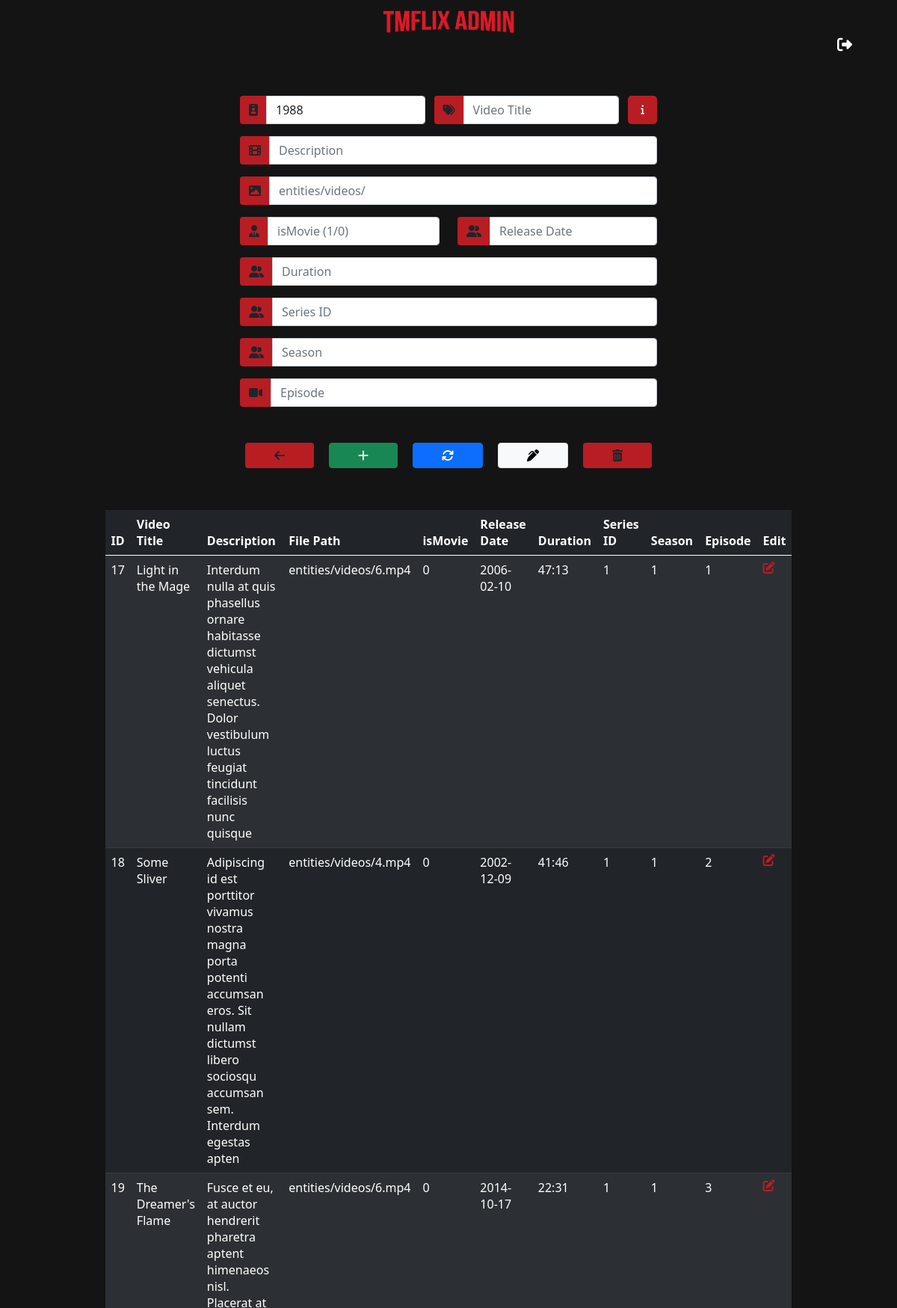
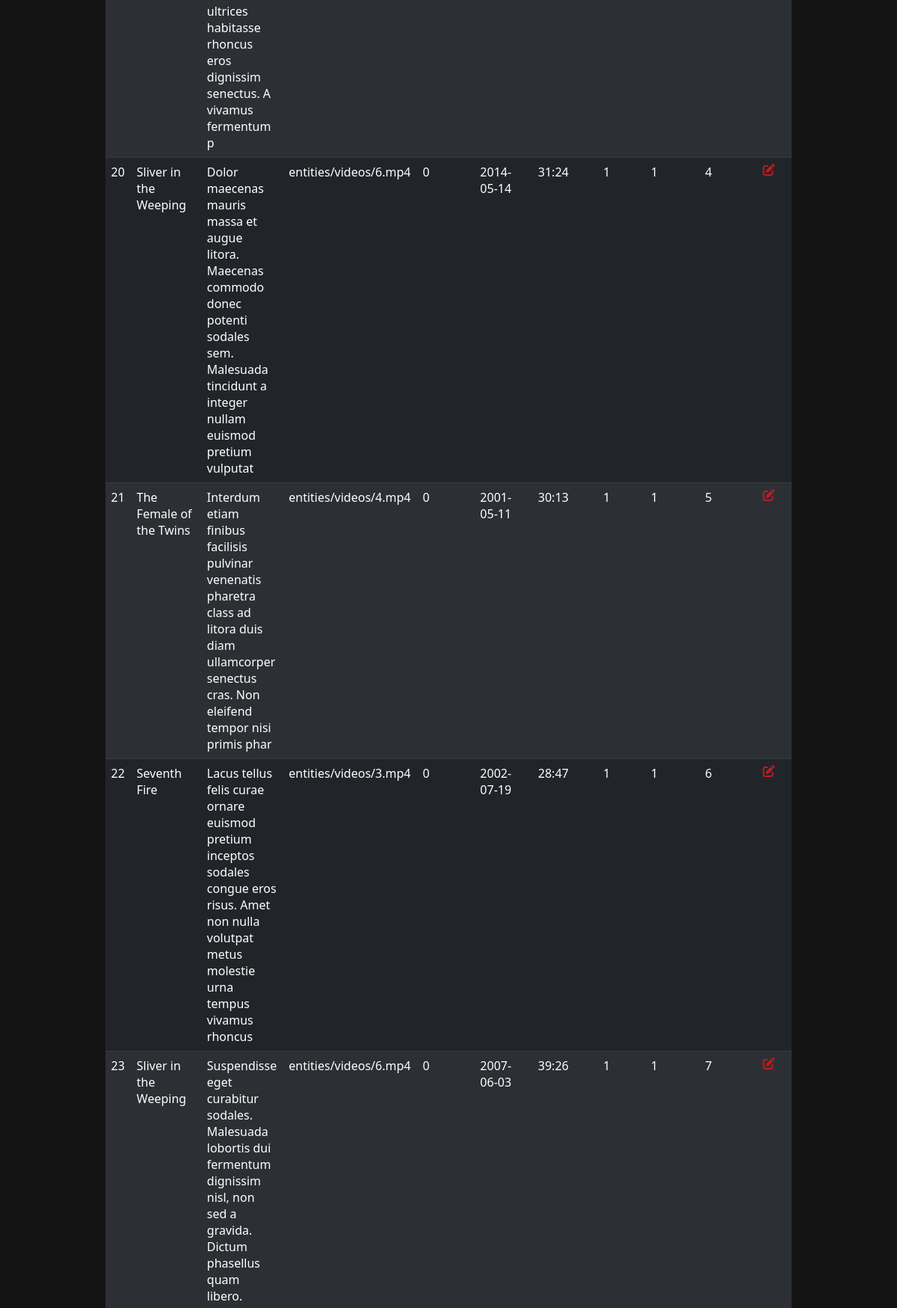
The page /pagination.php (upper part) on the database its author committed (2 pictures, top to bottom).
### tables this page shows
CREATE TABLE `videos` (
  `id` int(11) NOT NULL,
  `title` varchar(70) NOT NULL,
  `description` varchar(1000) NOT NULL,
  `filePath` varchar(250) NOT NULL,
  `isMovie` int(11) NOT NULL,
  `uploadDate` datetime NOT NULL DEFAULT current_timestamp(),
  `releaseDate` date NOT NULL,
  `views` int(11) NOT NULL DEFAULT 0,
  `duration` varchar(10) NOT NULL,
  `season` int(11) DEFAULT 0,
  `episode` int(11) DEFAULT 0,
  `entityId` int(11) NOT NULL
);

### pagination.php (the view, shortened to what this page needs)
<?php
require_once("includes/classes/component.php");
require_once("includes/adminNavBar.php");
?>
<!DOCTYPE html>
<html>
<head>
    <link href="https://cdn.jsdelivr.net/npm/bootstrap@5.0.2/dist/css/bootstrap.min.css" rel="stylesheet">
    <link rel="stylesheet" type="text/css" href="assets/style/adminStyle.css">
</head>
<body>
    <div class="wrapper">
    <main class="mainContainer">
        <div class="container text-center">
            <div class="d-flex justify-content-center">
                <form action="" method="post" class="w-50">
                    <div class="d-flex justify-content-center">
                        <div class="row py-2">
                            <div class="col colId">
                            </div>
                            <div class="col">
                            </div>
                            <div class="col2">
                                <a class="btn btn-lg btn-dangers pop" data-toggle="popover" data-htmlcontent='#myPopoverContent'><i class="fas fa-info"></i>
                                </a>
                            </div>
                        </div>
                    </div>
                    <div class="py-2">
                    </div>
                    <div class="pt-2">
                    </div>
                    <div class="d-flex justify-content-center">
                        <div class="row py-0">
                            <div class="col">
                            </div>
                            <div class="col">
                            </div>
                        </div>
                    </div>
                    <div class="py-0">
                    </div>
                    <div class="py-0">
                    </div>
                    <div class="py-0">
                    </div>
                    <div class="pb-2">
                    </div>
                    <div class="d-flex justify-content-center">
                    </div>
                </form>
            </div>
            <?php
                if (isset($_GET['pageno'])) {
                    $pageno = $_GET['pageno'];
                } else {
                    $pageno = 1;
                }
                $no_of_records_per_page = 10;
                $offset = ($pageno-1) * $no_of_records_per_page;
             ?>
            <div class="d-flex table-data justify-content-center">
                <table class="table table-striped table-dark">
                    <thead class="thead-dark">
                        <tr>
                            <th>ID</th>
                            <th>Video Title</th>
                            <th>Description</th>
                            <th>File Path</th>
                            <th>isMovie</th>
                            <th>Release Date</th>
                            <th>Duration</th>
                            <th>Series ID</th>
                            <th>Season</th>
                            <th>Episode</th>
                            <th>Edit</th>
                        </tr>
                    </thead>
                    <tbody id="tbody">
                        <?php
                                $conn=mysqli_connect("localhost","root","","tmflix");
                                $sql = "SELECT * FROM videos LIMIT $offset, $no_of_records_per_page";
                                $res_data = mysqli_query($conn,$sql);
                                if($res_data){
                                    while($row = mysqli_fetch_assoc($res_data)){?>
                                        <tr>
                                            <td data-id="<?php echo $row['id']; ?>"><?php echo $row['id']; ?></td>
                                            <td data-id="<?php echo $row['id']; ?>"><?php echo $row['title']; ?></td>
                                            <td data-id="<?php echo $row['id']; ?>"><?php echo $row['description']; ?></td>
                                            <td data-id="<?php echo $row['id']; ?>"><?php echo $row['filePath']; ?></td>
                                            <td data-id="<?php echo $row['id']; ?>"><?php echo $row['isMovie']; ?></td>
                                            <td data-id="<?php echo $row['id']; ?>"><?php echo $row['releaseDate']; ?></td>
                                            <td data-id="<?php echo $row['id']; ?>"><?php echo $row['duration']; ?></td>
                                            <td data-id="<?php echo $row['id']; ?>"><?php echo $row['entityId']; ?></td>
                                            <td data-id="<?php echo $row['id']; ?>"><?php echo $row['season']; ?></td>
                                            <td data-id="<?php echo $row['id']; ?>"><?php echo $row['episode']; ?></td>
                                            <td><i class="fas fa-edit btnedit video" data-id="<?php echo $row['id']; ?>"></i></td>
                                        </tr>
                            <?php
                                    }
                                }
                        ?>
                    </tbody>
                </table>
            </div>
        </div>
    </main>
</div>
</body>
</html>

### assets/style/adminStyle.css (style rules this page uses)
.wrapper { min-width: 1050px; min-height: 100%; background-color: #141414; }
.colId { padding: initial; }
.row.py-2 { margin: inherit; width: -webkit-fill-available; }
.col2 { display: contents; }
.btn-dangers.pop { margin: inherit; font-size: small; color: white; }
.btn-dangers.pop .fa-info { line-height: inherit; }
.btn-dangers { background-color: #b81d24; }
.mainContainer { padding-top: 10%; }
.d-flex table { margin: 1em 10em; }
table .btnedit { color: #b81d24; cursor: pointer; }

### rows shown on the page
videos: id "17", title "Light in the Mage", description "Interdum nulla at quis phasellus ornare habitasse dictumst vehicula aliquet senectus. Dolor vestibulum luctus feugiat tincidunt facilisis nunc quisque", filePath "entities/videos/6.mp4", isMovie "0", releaseDate "2006-02-10", duration "47:13", entityId "1", season "1", episode "1"
videos: id "18", title "Some Sliver", description "Adipiscing id est porttitor vivamus nostra magna porta potenti accumsan eros. Sit nullam dictumst libero sociosqu accumsan sem. Interdum egestas apten", filePath "entities/videos/4.mp4", isMovie "0", releaseDate "2002-12-09", duration "41:46", entityId "1", season "1", episode "2"
videos: id "19", title "The Dreamer's Flame", description "Fusce et eu, at auctor hendrerit pharetra aptent himenaeos nisl. Placerat at ultrices habitasse rhoncus eros dignissim senectus. A vivamus fermentum p", filePath "entities/videos/6.mp4", isMovie "0", releaseDate "2014-10-17", duration "22:31", entityId "1", season "1", episode "3"
videos: id "20", title "Sliver in the Weeping", description "Dolor maecenas mauris massa et augue litora. Maecenas commodo donec potenti sodales sem. Malesuada tincidunt a integer nullam euismod pretium vulputat", filePath "entities/videos/6.mp4", isMovie "0", releaseDate "2014-05-14", duration "31:24", entityId "1", season "1", episode "4"
videos: id "21", title "The Female of the Twins", description "Interdum etiam finibus facilisis pulvinar venenatis pharetra class ad litora duis diam ullamcorper senectus cras. Non eleifend tempor nisi primis phar", filePath "entities/videos/4.mp4", isMovie "0", releaseDate "2001-05-11", duration "30:13", entityId "1", season "1", episode "5"
videos: id "22", title "Seventh Fire", description "Lacus tellus felis curae ornare euismod pretium inceptos sodales congue eros risus. Amet non nulla volutpat metus molestie urna tempus vivamus rhoncus", filePath "entities/videos/3.mp4", isMovie "0", releaseDate "2002-07-19", duration "28:47", entityId "1", season "1", episode "6"
videos: id "23", title "Sliver in the Weeping", description "Suspendisse eget curabitur sodales. Malesuada lobortis dui fermentum dignissim nisl, non sed a gravida. Dictum phasellus quam libero.", filePath "entities/videos/6.mp4", isMovie "0", releaseDate "2007-06-03", duration "39:26", entityId "1", season "1", episode "7"
